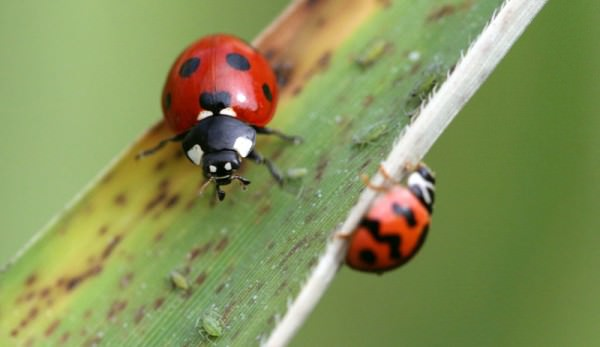
#> input picture ladybugs.jpg, 600 x 347 px
$ jupyter execute --allow-errors 09-training_methods.ipynb   (shell and % lines are left out)
#> lines starting #> are read from the running program, lines starting #| are printed output that depends on the picture
### Object_Detection.py
from keras.models import Sequential, Model
from keras.layers import Reshape, Activation, Conv2D, Input, MaxPooling2D, BatchNormalization, Flatten, Dense, Lambda, GlobalAveragePooling2D, Dropout
from keras.layers import LeakyReLU
from keras.layers import concatenate
import tensorflow as tf
from keras import backend as K
from keras.applications.vgg16 import VGG16

# Arquitectures
# [25 lines left out: function VGG16_for_YOLO_model, not called in this run]

def space_to_depth_x2(x):
    return tf.space_to_depth(x, block_size=2)

def YOLO_V2_model(IMAGE_H, IMAGE_W, NUMBER_OF_CLASSES, NUMBER_OF_BBOXES, GAP=False):
    if IMAGE_H%32 != 0:
        print('IMAGE_H should be divisible by 32')
        return
    if IMAGE_W%32 != 0:
        print('IMAGE_W should be divisible by 32')
        return

    input_image = Input(shape=(IMAGE_H, IMAGE_W, 3))

    # Layer 1
    x = Conv2D(32, (3,3), strides=(1,1), padding='same', name='conv_1', use_bias=False)(input_image)
    x = BatchNormalization(name='norm_1')(x)
    x = LeakyReLU(alpha=0.1)(x)
    x = MaxPooling2D(pool_size=(2, 2))(x)

    # Layer 2
    x = Conv2D(64, (3,3), strides=(1,1), padding='same', name='conv_2', use_bias=False)(x)
    x = BatchNormalization(name='norm_2')(x)
    x = LeakyReLU(alpha=0.1)(x)
    x = MaxPooling2D(pool_size=(2, 2))(x)

    # Layer 3
    x = Conv2D(128, (3,3), strides=(1,1), padding='same', name='conv_3', use_bias=False)(x)
    x = BatchNormalization(name='norm_3')(x)
    x = LeakyReLU(alpha=0.1)(x)

    # Layer 4
    x = Conv2D(64, (1,1), strides=(1,1), padding='same', name='conv_4', use_bias=False)(x)
    x = BatchNormalization(name='norm_4')(x)
    x = LeakyReLU(alpha=0.1)(x)

    # Layer 5
    x = Conv2D(128, (3,3), strides=(1,1), padding='same', name='conv_5', use_bias=False)(x)
    x = BatchNormalization(name='norm_5')(x)
    x = LeakyReLU(alpha=0.1)(x)
    x = MaxPooling2D(pool_size=(2, 2))(x)

    # Layer 6
    x = Conv2D(256, (3,3), strides=(1,1), padding='same', name='conv_6', use_bias=False)(x)
    x = BatchNormalization(name='norm_6')(x)
    x = LeakyReLU(alpha=0.1)(x)

    # Layer 7
    x = Conv2D(128, (1,1), strides=(1,1), padding='same', name='conv_7', use_bias=False)(x)
    x = BatchNormalization(name='norm_7')(x)
    x = LeakyReLU(alpha=0.1)(x)

    # Layer 8
    x = Conv2D(256, (3,3), strides=(1,1), padding='same', name='conv_8', use_bias=False)(x)
    x = BatchNormalization(name='norm_8')(x)
    x = LeakyReLU(alpha=0.1)(x)
    x = MaxPooling2D(pool_size=(2, 2))(x)

    # Layer 9
    x = Conv2D(512, (3,3), strides=(1,1), padding='same', name='conv_9', use_bias=False)(x)
    x = BatchNormalization(name='norm_9')(x)
    x = LeakyReLU(alpha=0.1)(x)

    # Layer 10
    x = Conv2D(256, (1,1), strides=(1,1), padding='same', name='conv_10', use_bias=False)(x)
    x = BatchNormalization(name='norm_10')(x)
    x = LeakyReLU(alpha=0.1)(x)

    # Layer 11
    x = Conv2D(512, (3,3), strides=(1,1), padding='same', name='conv_11', use_bias=False)(x)
    x = BatchNormalization(name='norm_11')(x)
    x = LeakyReLU(alpha=0.1)(x)

    # Layer 12
    x = Conv2D(256, (1,1), strides=(1,1), padding='same', name='conv_12', use_bias=False)(x)
    x = BatchNormalization(name='norm_12')(x)
    x = LeakyReLU(alpha=0.1)(x)

    # Layer 13
    x = Conv2D(512, (3,3), strides=(1,1), padding='same', name='conv_13', use_bias=False)(x)
    x = BatchNormalization(name='norm_13')(x)
    x = LeakyReLU(alpha=0.1)(x)

    skip_connection = x

    x = MaxPooling2D(pool_size=(2, 2))(x)

    # Layer 14
    x = Conv2D(1024, (3,3), strides=(1,1), padding='same', name='conv_14', use_bias=False)(x)
    x = BatchNormalization(name='norm_14')(x)
    x = LeakyReLU(alpha=0.1)(x)

    # Layer 15
    x = Conv2D(512, (1,1), strides=(1,1), padding='same', name='conv_15', use_bias=False)(x)
    x = BatchNormalization(name='norm_15')(x)
    x = LeakyReLU(alpha=0.1)(x)

    # Layer 16
    x = Conv2D(1024, (3,3), strides=(1,1), padding='same', name='conv_16', use_bias=False)(x)
    x = BatchNormalization(name='norm_16')(x)
    x = LeakyReLU(alpha=0.1)(x)

    # Layer 17
    x = Conv2D(512, (1,1), strides=(1,1), padding='same', name='conv_17', use_bias=False)(x)
    x = BatchNormalization(name='norm_17')(x)
    x = LeakyReLU(alpha=0.1)(x)

    # Layer 18
    x = Conv2D(1024, (3,3), strides=(1,1), padding='same', name='conv_18', use_bias=False)(x)
    x = BatchNormalization(name='norm_18')(x)
    x = LeakyReLU(alpha=0.1)(x)

    # Layer 19
    x = Conv2D(1024, (3,3), strides=(1,1), padding='same', name='conv_19', use_bias=False)(x)
    x = BatchNormalization(name='norm_19')(x)
    x = LeakyReLU(alpha=0.1)(x)

    # Layer 20
    x = Conv2D(1024, (3,3), strides=(1,1), padding='same', name='conv_20', use_bias=False)(x)
    x = BatchNormalization(name='norm_20')(x)
    x = LeakyReLU(alpha=0.1)(x)

    # Layer 21
    skip_connection = Conv2D(64, (1,1), strides=(1,1), padding='same', name='conv_21', use_bias=False)(skip_connection)
    skip_connection = BatchNormalization(name='norm_21')(skip_connection)
    skip_connection = LeakyReLU(alpha=0.1)(skip_connection)
    skip_connection = Lambda(space_to_depth_x2)(skip_connection)

    x = concatenate([skip_connection, x])

    # Layer 22
    x = Conv2D(1024, (3,3), strides=(1,1), padding='same', name='conv_22', use_bias=False)(x)
    x = BatchNormalization(name='norm_22')(x)
    x = LeakyReLU(alpha=0.1)(x)

    # Layer 23
    x = Conv2D(NUMBER_OF_BBOXES * (4 + 1 + NUMBER_OF_CLASSES), (1,1), strides=(1,1), padding='same', name='conv_23')(x)


    GRID_H = x.shape[1].value
    GRID_W = x.shape[2].value


    if GAP:
        output = GlobalAveragePooling2D(name='concatenated_outputs')(x)
        if NUMBER_OF_BBOXES>1:
            output = Reshape((NUMBER_OF_BBOXES, 4 + 1 + NUMBER_OF_CLASSES))(output)
    else:
        output = Reshape((GRID_H, GRID_W, NUMBER_OF_BBOXES, 4 + 1 + NUMBER_OF_CLASSES))(x)

    model = Model([input_image], output)
    return model


class Metrics():
    # [64 lines left out: functions __init__, classes_accuracy, object_accuracy, no_object_accuracy, IOU, not called in this run]

class Losses():
    # [63 lines left out: functions __init__, bounding_box_mse, categorical_cross_entropy_loss, object_bin_cross_entropy_loss, no_object_bin_cross_entropy_loss, focal_loss and 2 more, not called in this run]

class ObjectDectection():
    def __init__(self, NUMBER_OF_CLASSES, IMAGE_H, IMAGE_W, NUMBER_OF_BBOXES=1, ARQUITECTURE='YOLO_V2', weights = 'imagenet', trainable_from_layer=17, dropout_rate = 0.5):
        self.NUMBER_OF_CLASSES = NUMBER_OF_CLASSES
        self.IMAGE_H = IMAGE_H
        self.IMAGE_W = IMAGE_W
        self.NUMBER_OF_BBOXES = NUMBER_OF_BBOXES
        if ARQUITECTURE == 'YOLO_V2':
            self.model = YOLO_V2_model(IMAGE_H, IMAGE_W, NUMBER_OF_CLASSES, NUMBER_OF_BBOXES)
        elif ARQUITECTURE == 'VGG16':
            self.model = VGG16_for_YOLO_model(IMAGE_H, IMAGE_W, NUMBER_OF_CLASSES, NUMBER_OF_BBOXES, weights, trainable_from_layer, dropout_rate)
        self.metrics = Metrics(NUMBER_OF_CLASSES)
        self.losses = Losses(NUMBER_OF_CLASSES)


from matplotlib import pyplot as plt
from IPython.display import clear_output

import matplotlib.patches as patches
import keras
import numpy as np
### PLOTING ###
class PlotLosses(keras.callbacks.Callback):
    def __init__(self, plot_interval=1):
        self.plot_interval = plot_interval

    # [50 lines left out: functions on_train_begin, on_epoch_end, not called in this run]

### 09-training_methods.ipynb
[cell 1]
import numpy as np
from matplotlib import pyplot as plt

[cell 2]
from yolo_helper import get_YOLO_V2_NN

# Tipos de entrenamiento:
### Solo clasificación
### Cambiar tamaños de imagenes de entrada
### Todo completo (Clasificación + bboxes + Confidence)
### Data augmentation
### Bajar LR 10 veces al final
### Cyclic Learning Rate
### Differencial Learning Rates

# Entrenamiento solo Classificación SIN aumentation

- 320x320
- Se entrena usando como loss solo la cross entropy apicada a las clases. El resto de las salidas (bounding box y confidence) se ignoran durante el entrenamiento
- Tiempo aprox por epoch con titanX: 20seg
- lr: 0.001
- Clases: 8

[cell 3]
history = np.load('history_yolo_only_classif_NO_aumentation.npy', allow_pickle=True).flat[0]
#> (reads history_yolo_only_classif_NO_aumentation.npy from the repository)

[cell 4]
f, ax = plt.subplots(2,2, figsize=(20,10))
ax = ax.flatten()
ax[0].plot(history['val_loss'])
ax[0].plot(history['loss'])
ax[0].set_title('Categorical Cross Entropy Loss')
ax[0].grid()
ax[1].plot(history['classes_acc'])
ax[1].plot(history['val_classes_acc'])
ax[1].set_title('Accuracy')
ax[1].grid()
ax[2].plot(history['iou_metric'])
ax[2].plot(history['val_iou_metric'])
ax[2].set_title('IOU')
ax[2].grid()
ax[3].plot(history['confidence_acc_with_sigmoid'])
ax[3].plot(history['val_confidence_acc_with_sigmoid'])
ax[3].set_title('Confidence')
ax[3].grid()
plt.show()
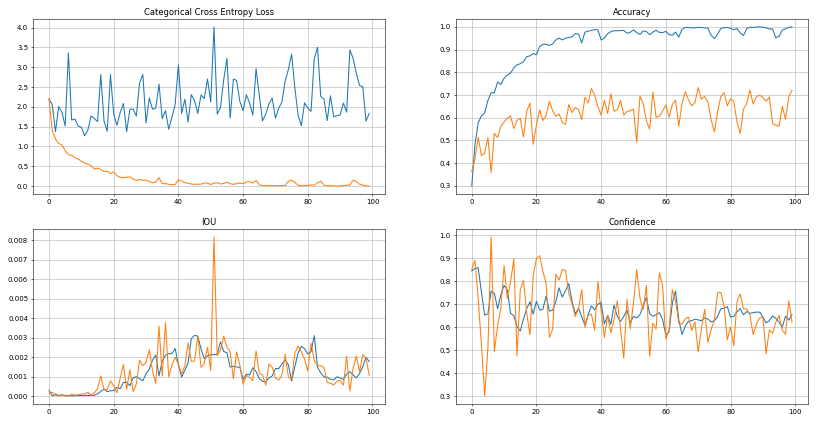
#> figure drawn by matplotlib, 4 panels; panel 1: curve peaks at x = 51, y = 4.02; panel 1: curve peaks at x = 0, y = 2.21; panel 2: curve peaks at x = 89, y = 1; panel 2: curve peaks at x = 70, y = 0.733

# Entrenamiento solo Classificación con augmentation
- 320x320
- flip_hor, flip_ver, crop
- Se entrena usando como loss solo la cross entropy apicada a las clases. El resto de las salidas (bounding box y confidence) se ignoran durante el entrenamiento
- Tiempo aprox por epoch con titanX: 20seg
- lr: 0.001
- Clases: 8

[cell 5]
history_2 = np.load('history_yolo_only_classif_plus_aumentation.npy', allow_pickle=True).flat[0]
#> (reads history_yolo_only_classif_plus_aumentation.npy from the repository)
f, ax = plt.subplots(1,2, figsize=(20,5))
ax[0].plot(history_2['val_loss'])
ax[0].plot(history_2['loss'])
ax[0].set_title('Categorical Cross Entropy Loss')
ax[0].grid()
ax[1].plot(history_2['classes_acc'])
ax[1].plot(history_2['val_classes_acc'])
ax[1].set_title('Accuracy')
ax[1].grid()
plt.show()
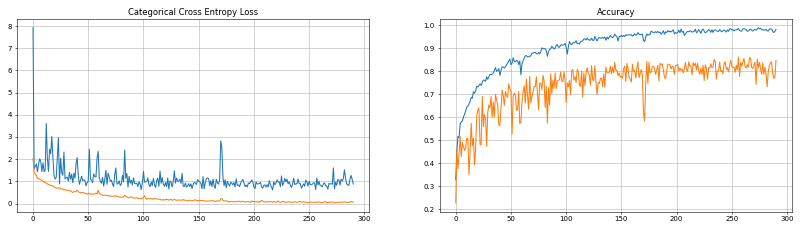
#> figure drawn by matplotlib, 2 panels; panel 1: curve peaks at x = 0, y = 7.93; panel 1: curve peaks at x = 0, y = 2.03; panel 2: curve peaks at x = 274, y = 0.99; panel 2: curve peaks at x = 256, y = 0.863

# Entrenando con clasificacion y bounding boxes

Mejora si solo lo usaramos para clasificar: Notar que a pesar de que class acc de train llega a 1 pero a las bboxes iou les falta. Al seguir teniendo capacidad de mejorar el mse de las bboxes eso mejora tambien la acc de val

- neg_confidence = 0.1
- el resto en 1

[cell 6]
history_3 = np.load('history_yolo_loss_plus_aumentation.npy', allow_pickle=True).flat[0]
#> (reads history_yolo_loss_plus_aumentation.npy from the repository)

[cell 7]
history_3.keys()

[cell 8]
f, ax = plt.subplots(4,2, figsize=(20,20))
ax = ax.flatten()
ax[0].plot(history_3['val_loss'])
ax[0].plot(history_3['loss'])
ax[0].set_title('Categorical Cross Entropy Loss')
ax[0].grid()
ax[1].plot(history_3['classes_acc'])
ax[1].plot(history_3['val_classes_acc'])
ax[1].set_title('Accuracy')
ax[1].grid()
ax[2].plot(history_3['iou_metric'])
ax[2].plot(history_3['val_iou_metric'])
ax[2].set_title('IOU')
ax[2].grid()
ax[3].plot(history_3['confidence_acc_with_sigmoid'])
ax[3].plot(history_3['val_confidence_acc_with_sigmoid'])
ax[3].set_title('Confidence Acc')
ax[3].grid()
ax[4].plot(history_3['positive_bin_cross_entropy_loss'])
ax[4].plot(history_3['val_positive_bin_cross_entropy_loss'])
ax[4].set_title('Confidence loss Positive')
ax[4].grid()
ax[5].plot(history_3['negative_bin_cross_entropy_loss'])
ax[5].plot(history_3['val_negative_bin_cross_entropy_loss'])
ax[5].set_title('Confidence loss Negative')
ax[5].grid()
ax[6].plot(np.array(history_3['val_negative_bin_cross_entropy_loss']) + np.array(history_3['val_positive_bin_cross_entropy_loss']))
#ax[6].plot(history_3['val_negative_bin_cross_entropy_loss'])
ax[6].set_title('Confidence loss Negative')
ax[6].grid()
plt.show()
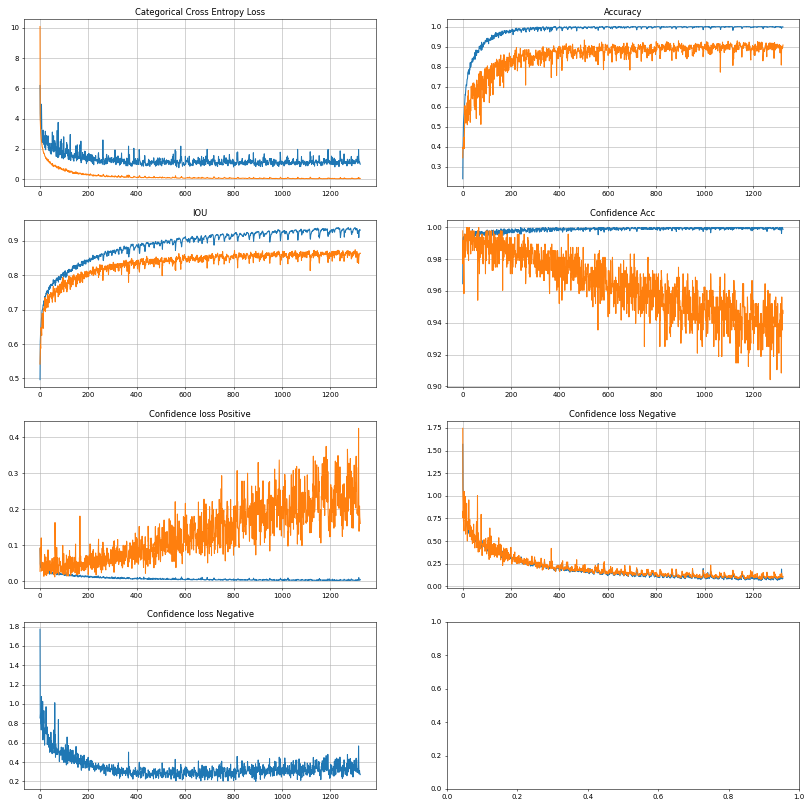
#> figure drawn by matplotlib, 7 panels; panel 1: curve peaks at x = 0, y = 6.19; panel 1: curve peaks at x = 0, y = 10.09; panel 2: curve peaks at x = 381, y = 1; panel 2: curve peaks at x = 503, y = 0.933

[cell 9]
history_4 = np.load('history_yolo_loss_plus_aumentation_lambda_0.01.npy', allow_pickle=True).flat[0]
#> (reads history_yolo_loss_plus_aumentation_lambda_0.01.npy from the repository)
f, ax = plt.subplots(2,2, figsize=(20,10))
ax = ax.flatten()
ax[0].plot(history_4['val_loss'])
ax[0].plot(history_4['loss'])
ax[0].set_title('Categorical Cross Entropy Loss')
ax[0].grid()
ax[1].plot(history_4['classes_acc'])
ax[1].plot(history_4['val_classes_acc'])
ax[1].set_title('Accuracy')
ax[1].grid()
ax[2].plot(history_4['iou_metric'])
ax[2].plot(history_4['val_iou_metric'])
ax[2].set_title('IOU')
ax[2].grid()
ax[3].plot(history_4['confidence_acc_with_sigmoid'])
ax[3].plot(history_4['val_confidence_acc_with_sigmoid'])
ax[3].set_title('Confidence Acc')
ax[3].grid()
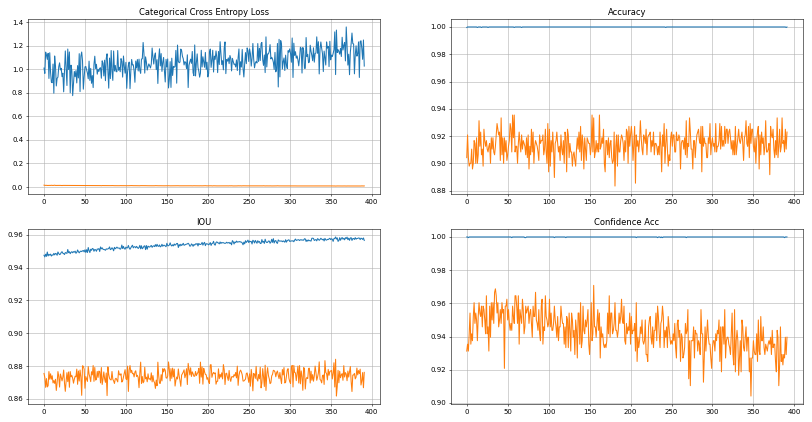
#> figure drawn by matplotlib, 4 panels; panel 1: curve peaks at x = 369, y = 1.36; panel 1: curve peaks at x = 0, y = 0.0159; panel 2: curve peaks at x = 1, y = 1; panel 2: curve peaks at x = 56, y = 0.935

# Test con modelo

[cell 10]
from PIL import Image
from yolo_helper import plot_batch_with_predictions, get_YOLO_V2_NN, plot_bboxes, getIUO
from Object_Detection import ObjectDectection
import numpy as np

[cell 11]
classes_names = {
    'n02165456': 'Vaquita de san antonio',
    'n02226429': 'grillo',
    'n01644373': 'sapo',
    'n02279972': 'mariposa',
    'n01632458': 'salamandra',
    'n02256656': 'chicharra',
    'n01774384': 'viuda negra',
    'n01770393': 'escorpion'
}

[cell 12]
idx_2_class_id = {0: 'n02165456',
 1: 'n02226429',
 2: 'n01644373',
 3: 'n02279972',
 4: 'n01632458',
 5: 'n02256656',
 6: 'n01774384',
 7: 'n01770393'}

[cell 13]
#image = Image.open('ladybug.jpeg')
image = Image.open('ladybugs.jpg')
#> image is the input picture: PIL image 600x347 RGB; mean R, G, B 134.7, 145.9, 89.2
image = Image.open('ladybugs_3.jpg')
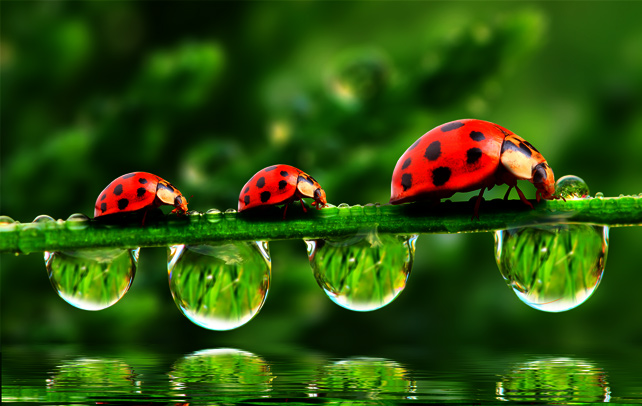
#> input picture ladybugs_3.jpg, 642 x 406 px
#> image is the input picture: PIL image 642x406 RGB; mean R, G, B 45.7, 80.4, 12.9
# [4 lines of commented-out code are left out]
print(image.height, image.width)
#| 406 642
image

[cell 14]
from yolo_helper import get_YOLO_V2_NN
n_classes = len(classes_names)
GRID_H,  GRID_W  = int(np.round(image.height / 32)) , int(np.round(image.width / 32))
#> GRID_H = 13; GRID_W = 20
#GRID_H,  GRID_W  = 10 , 10
IMAGE_H, IMAGE_W = GRID_H*32, GRID_W*32
#> IMAGE_H = 416; IMAGE_W = 640
target_size = (IMAGE_H, IMAGE_W)
#> target_size = (416, 640)
print(IMAGE_H, IMAGE_W)
#| 416 640
BOX = 1
CLASS = n_classes

# object_detection = ObjectDectection(n_classes, IMAGE_H, IMAGE_W, BOX, ARQUITECTURE='VGG16')
#> (the rest of this cell did not finish here and is left out)

model = object_detection.model

#model = get_YOLO_V2_NN(IMAGE_H, IMAGE_W, BOX, CLASS, GAP=False)
# Le pongo el mismo nombre que en el otro modelo para que asigne la loss bien
# model.layers[-1].name='concatenated_outputs'
model.layers[-1].output

#> (a cell that did not finish here is left out)

[cell 16]
image_array = np.array(image.resize([IMAGE_W,IMAGE_H])).reshape(1, IMAGE_H, IMAGE_W, 3)/255

#> (a cell that did not finish here is left out)

#> (a cell that did not finish here is left out)

#> (a cell that did not finish here is left out)

[cell 20]
cl_probs = []
ob_probs = []
bboxes = []

#> (the rest of this cell did not finish here and is left out)

[cell 21]
def get_remaining_boxes(bboxes, sel_box, probab):
    new_boxes = []
    new_probab = []
    for i, bbox in enumerate(bboxes):
        IOU, _ = getIUO(sel_box.reshape(1,4), bbox.reshape(1,4))
        if IOU<0.4:
            new_boxes.append(bbox)
            new_probab.append(probab[i])
    return new_boxes, new_probab

[cell 22]
final_boxes = []
final_probs = []

[cell 23]
while len(bboxes)>0:
    max_sel_idx = np.argmax(probab)
    final_boxes.append(bboxes[max_sel_idx])
    final_probs.append(probab[max_sel_idx])
    bboxes, probab = get_remaining_boxes(bboxes, bboxes[max_sel_idx], probab)

[cell 24]
import matplotlib.patches as patches
f, axs = plt.subplots(1,1, figsize=(20,10))
ax = axs
ax.imshow(image_array[0])
for i, predicted_box in enumerate(final_boxes):
    print(predicted_box, final_probs[i])
    if final_probs[i]>0.2:
        pred_rect = patches.Rectangle([predicted_box[0], predicted_box[1]],
                                        predicted_box[2]-predicted_box[0],
                                        predicted_box[3]-predicted_box[1],
                                        linewidth=10*final_probs[i], edgecolor='b',facecolor='none')

        ax.add_patch(pred_rect)
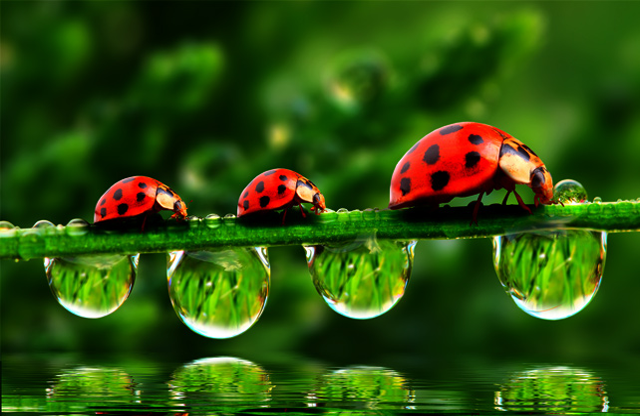
#> shown: shape (416, 640, 3) float64; mean R, G, B 0.179, 0.315, 0.0508
